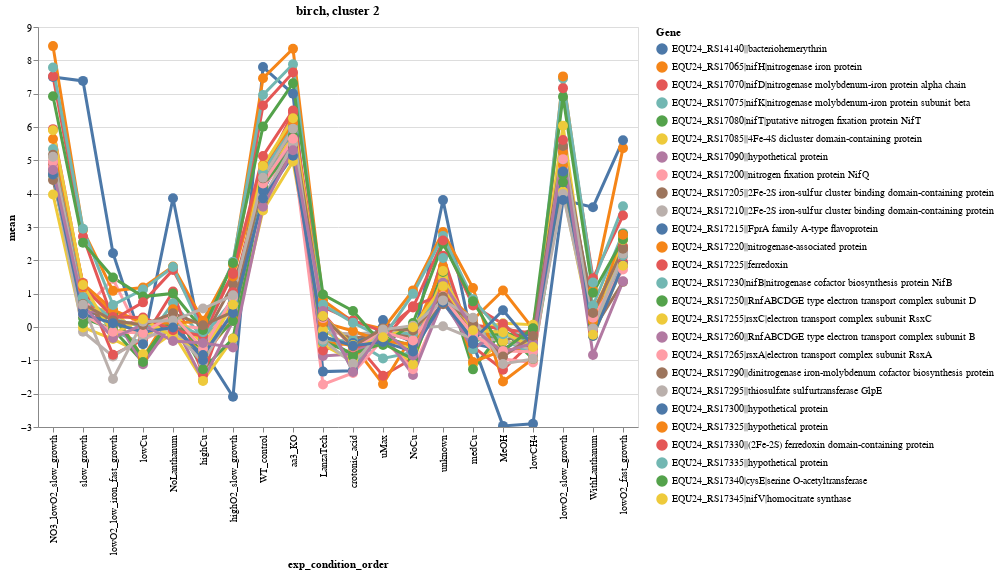

Notebook cell for this chart:
### Code cell
def tester():
    xorder='exp_condition_order'
    title = "birch, cluster 2"
    df = test_dfm[test_dfm['cluster_id']==1]

    col_num = 1 if len(df['locus_tag'].unique()) <=50 else 2

    highlight = alt.selection(type='single', on='mouseover',
                              fields=['desc_string'], nearest=True)

    selection = alt.selection_multi(fields=['desc_string'], bind='legend')


    base = alt.Chart(df.sort_values(xorder),
                     title=title
        ).encode(
        x=alt.X(f'{xorder}:N',
                sort=alt.EncodingSortField(field=f"{xorder}:N", op="count")
               ),
        y='mean:Q',
        color=alt.Color('desc_string:N',
                        legend=alt.Legend(title='Gene', 
                                          orient = 'right',
                                          labelLimit=0,
                                          columns=col_num,
                                          symbolLimit=200
                                         )),
        size=alt.value(100)        
    )


    lines = base.mark_line().encode(
        size=alt.condition((selection|highlight), alt.value(3), alt.value(1)),
        opacity=alt.condition((selection|highlight), alt.value(1), alt.value(0.5))
    ).add_selection(
        selection,
    ).properties(
         width=600,
         height=400
    ).interactive()


    points = base.mark_circle().encode(
        tooltip=['locus_tag','product','group','gene'],
        opacity=alt.condition((selection|highlight), alt.value(1), alt.value(0.2)),
        size=alt.condition((selection|highlight), alt.value(100), alt.value(3))
    ).add_selection(highlight)

    return lines + points 

tester()

### Figure 1 — Vega-Lite specification as saved in the notebook (floating-point values rounded to 4 significant figures; data arrays with more than 128 entries replaced by an {"elided": "..."} marker saying what was removed)
{"config": {"view": {"continuousWidth": 400, "continuousHeight": 300}}, "layer": [{"mark": "line", "encoding": {"color": {"type": "nominal", "field": "desc_string", "legend": {"columns": 1, "labelLimit": 0, "orient": "right", "symbolLimit": 200, "title": "Gene"}}, "opacity": {"condition": {"value": 1, "selection": {"or": ["selector061", "selector060"]}}, "value": 0.5}, "size": {"condition": {"value": 3, "selection": {"or": ["selector061", "selector060"]}}, "value": 1}, "x": {"type": "nominal", "field": "exp_condition_order", "sort": {"field": "exp_condition_order:N", "op": "count"}}, "y": {"type": "quantitative", "field": "mean"}}, "height": 400, "selection": {"selector061": {"type": "multi", "fields": ["desc_string"], "bind": "legend"}, "selector062": {"type": "interval", "bind": "scales", "encodings": ["x", "y"]}}, "title": "birch, cluster 2", "width": 600}, {"mark": "circle", "encoding": {"color": {"type": "nominal", "field": "desc_string", "legend": {"columns": 1, "labelLimit": 0, "orient": "right", "symbolLimit": 200, "title": "Gene"}}, "opacity": {"condition": {"value": 1, "selection": {"or": ["selector061", "selector060"]}}, "value": 0.2}, "size": {"condition": {"value": 100, "selection": {"or": ["selector061", "selector060"]}}, "value": 3}, "tooltip": [{"type": "nominal", "field": "locus_tag"}, {"type": "nominal", "field": "product"}, {"type": "nominal", "field": "group"}, {"type": "nominal", "field": "gene"}], "x": {"type": "nominal", "field": "exp_condition_order", "sort": {"field": "exp_condition_order:N", "op": "count"}}, "y": {"type": "quantitative", "field": "mean"}}, "selection": {"selector060": {"type": "single", "on": "mouseover", "fields": ["desc_string"], "nearest": true}}, "title": "birch, cluster 2"}], "data": {"name": "data-b66bd8188a2f1cafe5a4f3e317ea3634"}, "$schema": "https://vega.github.io/schema/vega-lite/v4.8.1.json", "datasets": {"data-b66bd8188a2f1cafe5a4f3e317ea3634": {"elided": "520 records"}}}
